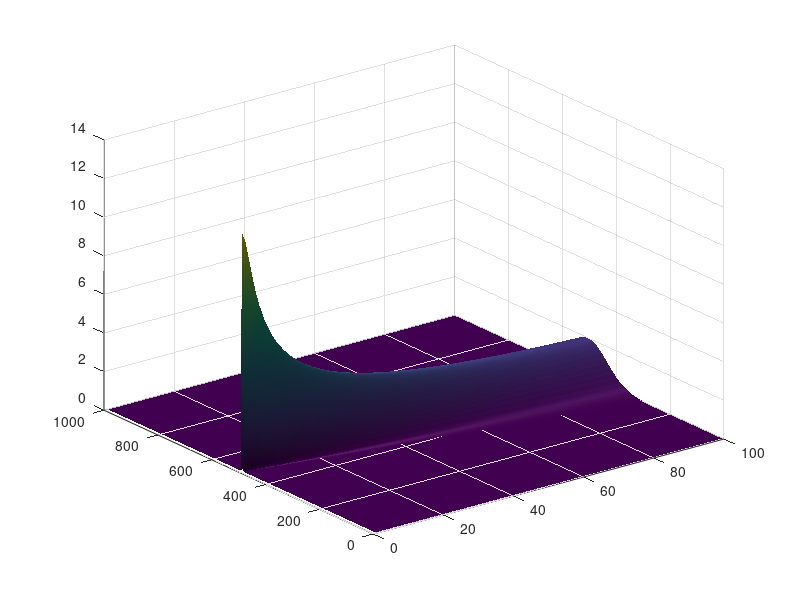

Here is the MATLAB script that generated this plot: (Note: this script raises an error after producing the figure.)
% A=importdata('outPhiRetrieved.txt');
% r=importdata('rhofile.txt');
% t=importdata('timefile.txt');
% 
% [T R]=meshgrid(t,r);
% 
% B=reshape(A,10000,100);
% figure
% surfc(T',R',log10(B'+1e-7),'FaceColor','interp',...
%         'EdgeColor','none')
%     view(2)
%     
%     grid on
%     caxis([-7 1])
%  %camlight left   
%  colorbar
%     axis tight
A=importdata('outPhiRetrieved.txt');



B=reshape(A,1000,100);
figure
surf(B,'FaceColor','interp','EdgeColor','none')
 camlight left; lighting phong
 axis tight
 %axis([1 500 1 500 -1 1])
 %caxis([-0.7 0.7])
 
 
 
 colorbar('location','south')
 view(2)